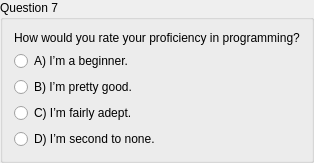
        <widget class="QGroupBox" name="groupBox_13">
         <property name="title">
          <string>Question 7</string>
         </property>
         <layout class="QGridLayout" name="gridLayout_15">
          <item row="2" column="0">
           <widget class="QRadioButton" name="radioButton_13">
            <property name="text">
             <string>B) I’m pretty good.</string>
            </property>
           </widget>
          </item>
          <item row="1" column="0">
           <widget class="QRadioButton" name="radioButton_12">
            <property name="text">
             <string>A) I’m a beginner. </string>
            </property>
           </widget>
          </item>
          <item row="0" column="0">
           <widget class="QLabel" name="label_14">
            <property name="text">
             <string>How would you rate your proficiency in programming?</string>
            </property>
           </widget>
          </item>
          <item row="3" column="0">
           <widget class="QRadioButton" name="radioButton_14">
            <property name="text">
             <string>C) I’m fairly adept.</string>
            </property>
           </widget>
          </item>
          <item row="4" column="0">
           <widget class="QRadioButton" name="radioButton_15">
            <property name="text">
             <string>D) I’m second to none.</string>
            </property>
           </widget>
          </item>
         </layout>
        </widget>
